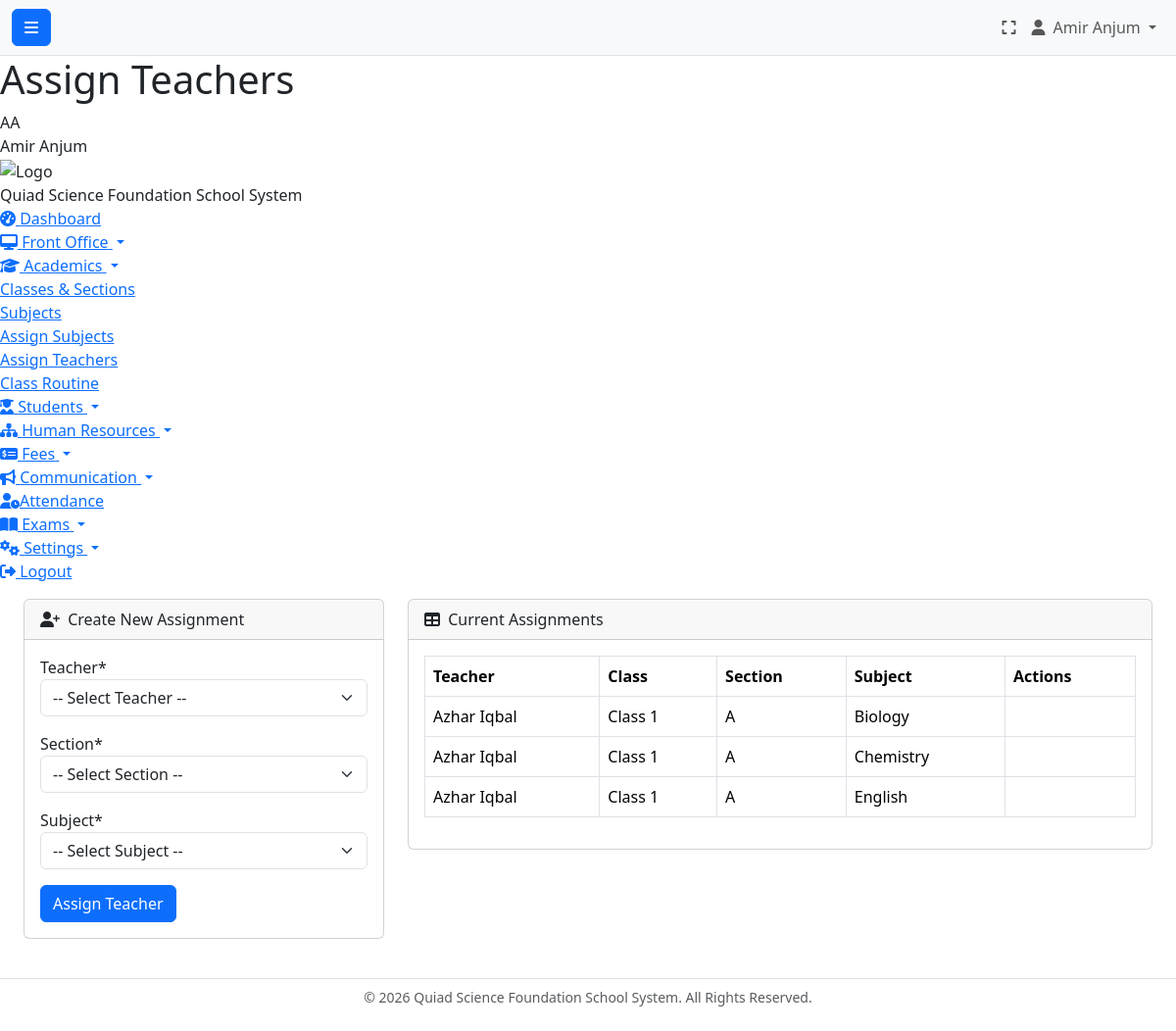
Screenshot of /branchadmin/academics/assign_teachers.php (signed in) with the database file from the repository.
### tables this page shows
CREATE TABLE `teacher_assignments` (
  `id` int(11) NOT NULL,
  `branch_id` int(11) NOT NULL,
  `teacher_id` int(11) NOT NULL,
  `section_id` int(11) NOT NULL,
  `subject_id` int(11) NOT NULL
);

CREATE TABLE `users` (
  `id` int(11) NOT NULL,
  `branch_id` int(11) DEFAULT NULL,
  `username` varchar(50) NOT NULL,
  `email` varchar(100) NOT NULL,
  `password` varchar(255) NOT NULL,
  `full_name` varchar(100) NOT NULL,
  `role` enum('superadmin','branchadmin','teacher','student','parent') NOT NULL,
  `status` enum('active','inactive','suspended') NOT NULL DEFAULT 'active',
  `password_reset_token` varchar(255) DEFAULT NULL,
  `password_reset_expires` datetime DEFAULT NULL,
  `last_login` timestamp NULL DEFAULT NULL,
  `created_at` timestamp NOT NULL DEFAULT current_timestamp(),
  `updated_at` timestamp NOT NULL DEFAULT current_timestamp() ON UPDATE current_timestamp()
);

CREATE TABLE `classes` (
  `id` int(11) NOT NULL,
  `branch_id` int(11) NOT NULL,
  `name` varchar(100) NOT NULL COMMENT 'e.g., Grade 1, Class X',
  `numeric_name` int(11) DEFAULT NULL COMMENT 'e.g., 1, 10 for sorting'
);

CREATE TABLE `sections` (
  `id` int(11) NOT NULL,
  `class_id` int(11) NOT NULL,
  `branch_id` int(11) NOT NULL,
  `name` varchar(50) NOT NULL COMMENT 'e.g., A, B, Blue, Green',
  `capacity` int(11) DEFAULT NULL
);

CREATE TABLE `subjects` (
  `id` int(11) NOT NULL,
  `branch_id` int(11) NOT NULL,
  `name` varchar(100) NOT NULL,
  `code` varchar(20) DEFAULT NULL,
  `type` enum('theory','practical','optional','mandatory') NOT NULL DEFAULT 'mandatory'
);

### branchadmin/academics/assign_teachers.php (the view, shortened to what this page needs)
<?php
$page_title = "Assign Teachers";
require_once '../../config.php';
$branch_id = $_SESSION['branch_id'];
$stmt_assignments = $db->prepare("
    SELECT ta.id, u.full_name as teacher_name, sub.name as subject_name, sec.name as section_name, c.name as class_name
    FROM teacher_assignments ta
    JOIN users u ON ta.teacher_id = u.id
    JOIN subjects sub ON ta.subject_id = sub.id
    JOIN sections sec ON ta.section_id = sec.id
    JOIN classes c ON sec.class_id = c.id
    WHERE ta.branch_id = ?
    ORDER BY u.full_name, c.name, sec.name, sub.name
");
$stmt_assignments->execute([$branch_id]);
$assignments = $stmt_assignments->fetchAll();
require_once '../../header.php';
?>
<?php require_once ROOT_PATH . '/sidebar_branchadmin.php'; ?>
<?php require_once ROOT_PATH . '/navbar.php'; ?>
<div class="container-fluid px-4">
    <div class="row">
        <div class="col-md-4">
            <div class="card mb-4">
                <div class="card-header"><i class="fas fa-user-plus me-1"></i> Create New Assignment</div>
                <div class="card-body">
                    <form action="" method="POST">
                        <div class="mb-3"><label>Teacher*</label>
                            <select name="teacher_id" class="form-select" required>
                                <option value="">-- Select Teacher --</option>
                            </select>
                        </div>
                        <div class="mb-3"><label>Section*</label>
                            <select name="section_id" class="form-select" required>
                                <option value="">-- Select Section --</option>
                            </select>
                        </div>
                        <div class="mb-3"><label>Subject*</label>
                            <select name="subject_id" class="form-select" required>
                                <option value="">-- Select Subject --</option>
                            </select>
                        </div>
                        <button type="submit" name="assign_teacher" class="btn btn-primary">Assign Teacher</button>
                    </form>
                </div>
            </div>
        </div>
        <div class="col-md-8">
            <div class="card mb-4">
                <div class="card-header"><i class="fas fa-table me-1"></i> Current Assignments</div>
                <div class="card-body">
                    <div class="table-responsive">
                        <table class="table table-bordered">
                            <thead><tr><th>Teacher</th><th>Class</th><th>Section</th><th>Subject</th><th>Actions</th></tr></thead>
                            <tbody>
                                <?php foreach ($assignments as $assignment): ?>
                                <tr><td><?php echo htmlspecialchars($assignment['teacher_name']); ?></td><td><?php echo htmlspecialchars($assignment['class_name']); ?></td><td><?php echo htmlspecialchars($assignment['section_name']); ?></td><td><?php echo htmlspecialchars($assignment['subject_name']); ?></td><td></td></tr>
                                <?php endforeach; ?>
                            </tbody>
                        </table>
                    </div>
                </div>
            </div>
        </div>
    </div>
</div>
<?php require_once '../../footer.php'; ?>

### header.php (shortened to what this page needs)
<!DOCTYPE html>
<html lang="en">
<head>
    <link href="https://cdn.jsdelivr.net/npm/bootstrap@5.3.2/dist/css/bootstrap.min.css" rel="stylesheet">
    <link rel="stylesheet" href="https://cdnjs.cloudflare.com/ajax/libs/font-awesome/6.4.2/css/all.min.css">
    <link rel="stylesheet" href="<?php echo BASE_URL; ?>/assets/css/style.css">
</head>
<body>
<div id="wrapper">
    <div class="main-content" id="mainContent">
        <?php require_once 'navbar.php'; ?>
        <?php require_once 'content-header.php'; ?>
        <div class="page-content-inner">

### navbar.php (shortened to what this page needs)
<nav class="navbar navbar-expand-lg navbar-light bg-light border-bottom">
    <div class="container-fluid">
        <button class="btn btn-primary me-2" id="sidebarToggle"><i class="fas fa-bars"></i></button>
        <div class="collapse navbar-collapse" id="navbarSupportedContent">
            <ul class="navbar-nav ms-auto mt-2 mt-lg-0">
                <li class="nav-item">
                    <a class="nav-link" href="#" id="fullscreen-btn" title="Toggle Fullscreen">
                        <i class="fas fa-expand"></i>
                    </a>
                </li>
                <li class="nav-item dropdown">
                    <a class="nav-link dropdown-toggle" href="#" id="navbarDropdown" role="button" data-bs-toggle="dropdown" aria-haspopup="true" aria-expanded="false">
                        <i class="fas fa-user me-2"></i><?php echo htmlspecialchars($_SESSION['full_name']); ?>
                    </a>
                </li>
            </ul>
        </div>
    </div>
</nav>

### content-header.php
<?php
function get_user_initials($name) {
    $words = explode(" ", $name);
    $initials = "";
    if (count($words) >= 2) {
        $initials .= strtoupper(substr($words[0], 0, 1));
        $initials .= strtoupper(substr(end($words), 0, 1));
    } else {
        $initials .= strtoupper(substr($name, 0, 2));
    }
    return $initials;
}
?>
<div class="content-header">
    <h1 class="page-title"><?php echo $page_title ?? 'Dashboard'; ?></h1>
    <div class="user-info">
        <div class="user-avatar"><?php echo get_user_initials($_SESSION['full_name']); ?></div>
        <span><?php echo htmlspecialchars($_SESSION['full_name']); ?></span>
    </div>
</div>

### sidebar_branchadmin.php (shortened to what this page needs)
<?php
$current_page = basename($_SERVER['PHP_SELF']);
$current_dir = basename(dirname($_SERVER['PHP_SELF']));
$is_active = function($dirs) use ($current_dir) {
    return in_array($current_dir, (array)$dirs) ? 'active' : '';
};
$is_open = function($dirs) use ($current_dir) {
    return in_array($current_dir, (array)$dirs) ? 'show' : '';
};
?>
<div class="sidebar" id="sidebar">
    <div class="sidebar-heading">
        <div class="logo-container">
            <div class="logo">
                <?php if (SITE_LOGO && file_exists(ROOT_PATH . '/' . SITE_LOGO)): ?>
                    <img src="<?php echo BASE_URL . '/' . SITE_LOGO; ?>" alt="Logo" style="height: 25px; width: auto;">
                <?php else: ?>
                    <i class="fas fa-school"></i>
                <?php endif; ?>
            </div>
            <div class="school-name"><?php echo SITE_NAME; ?></div>
        </div>
    </div>
    <ul class="list-unstyled sidebar-nav">
        <li class="sidebar-item">
            <a href="<?php echo BASE_URL; ?>/branchadmin/dashboard.php" class="sidebar-link <?php echo ($current_page == 'dashboard.php' && $current_dir == 'branchadmin') ? 'active' : ''; ?>">
                <i class="fas fa-tachometer-alt"></i>
                <span class="link-text">Dashboard</span>
            </a>
        </li>
        <li class="sidebar-item">
            <a href="#frontoffice-submenu" data-bs-toggle="collapse" class="sidebar-link dropdown-toggle <?php echo $is_active('frontoffice'); ?>">
                <i class="fas fa-desktop"></i>
                <span class="link-text">Front Office</span>
            </a>
        </li>
        <li class="sidebar-item">
            <a href="#academics-submenu" data-bs-toggle="collapse" class="sidebar-link dropdown-toggle <?php echo $is_active('academics'); ?>">
                <i class="fas fa-graduation-cap"></i>
                <span class="link-text">Academics</span>
            </a>
            <ul id="academics-submenu" class="collapse list-unstyled sidebar-submenu <?php echo $is_open('academics'); ?>">
                <li><a href="<?php echo BASE_URL; ?>/branchadmin/academics/manage_classes.php" class="sidebar-link <?php echo in_array($current_page, ['manage_classes.php', 'manage_sections.php']) ? 'active' : ''; ?>"><span class="link-text">Classes & Sections</span></a></li>
                <li><a href="<?php echo BASE_URL; ?>/branchadmin/academics/manage_subjects.php" class="sidebar-link <?php echo ($current_page == 'manage_subjects.php') ? 'active' : ''; ?>"><span class="link-text">Subjects</span></a></li>
                <li><a href="<?php echo BASE_URL; ?>/branchadmin/academics/assign_subjects.php" class="sidebar-link <?php echo ($current_page == 'assign_subjects.php') ? 'active' : ''; ?>"><span class="link-text">Assign Subjects</span></a></li>
                <li><a href="<?php echo BASE_URL; ?>/branchadmin/academics/assign_teachers.php" class="sidebar-link <?php echo ($current_page == 'assign_teachers.php') ? 'active' : ''; ?>"><span class="link-text">Assign Teachers</span></a></li>
                <li><a href="<?php echo BASE_URL; ?>/branchadmin/academics/class_routine.php" class="sidebar-link <?php echo ($current_page == 'class_routine.php') ? 'active' : ''; ?>"><span class="link-text">Class Routine</span></a></li>
            </ul>
        </li>
        <li class="sidebar-item">
            <a href="#students-submenu" data-bs-toggle="collapse" class="sidebar-link dropdown-toggle <?php echo $is_active('students'); ?>">
                <i class="fas fa-user-graduate"></i>
                <span class="link-text">Students</span>
            </a>
        </li>
        <li class="sidebar-item">
            <a href="#hr-submenu" data-bs-toggle="collapse" class="sidebar-link dropdown-toggle <?php echo $is_active('hr'); ?>">
                <i class="fas fa-sitemap"></i>
                <span class="link-text">Human Resources</span>
            </a>
        </li>
        <li class="sidebar-item">
            <a href="#fees-submenu" data-bs-toggle="collapse" class="sidebar-link dropdown-toggle <?php echo $is_active('fees'); ?>">
                <i class="fas fa-money-check-alt"></i>
                <span class="link-text">Fees</span>
            </a>
        </li>
        <li class="sidebar-item">
            <a href="#comm-submenu" data-bs-toggle="collapse" class="sidebar-link dropdown-toggle <?php echo $is_active('communications'); ?>">
                <i class="fas fa-bullhorn"></i>
                <span class="link-text">Communication</span>
            </a>
        </li>
        <li class="sidebar-item">
            <a href="#" class="sidebar-link"><i class="fas fa-user-clock"></i><span class="link-text">Attendance</span></a>
        </li>
        <li class="sidebar-item">
            <a href="#exams-submenu" data-bs-toggle="collapse" class="sidebar-link dropdown-toggle <?php echo $is_active('exams'); ?>">
                <i class="fas fa-book-open"></i>
                <span class="link-text">Exams</span>
            </a>
        </li>
        <li class="sidebar-item">
            <a href="#settings-submenu" data-bs-toggle="collapse" class="sidebar-link dropdown-toggle <?php echo $is_active('settings'); ?>">
                <i class="fas fa-cogs"></i>
                <span class="link-text">Settings</span>
            </a>
        </li>
        <li class="sidebar-item logout-section">
            <a href="<?php echo BASE_URL; ?>/auth/logout.php" class="sidebar-link logout">
                <i class="fas fa-sign-out-alt"></i>
                <span class="link-text">Logout</span>
            </a>
        </li>
    </ul>
</div>

### footer.php (shortened to what this page needs)
        </div>
    </div>
    </div>
    <footer class="py-2 my-3 border-top">
        <p class="text-center text-muted small mb-0">&copy; <?php echo date('Y'); ?> <?php echo SITE_NAME; ?>. All Rights Reserved.</p>
    </footer>
</body>
</html>

### rows the page displays
teacher_assignments: teacher.full_name "Azhar Iqbal", classes.name "Class 1", section.name "A", subject.name "Biology"
teacher_assignments: teacher.full_name "Azhar Iqbal", classes.name "Class 1", section.name "A", subject.name "Chemistry"
teacher_assignments: teacher.full_name "Azhar Iqbal", classes.name "Class 1", section.name "A", subject.name "English"

### other values shown
$_SESSION['full_name'] "Amir Anjum"
$page_title "Assign Teachers"
get_user_initials($_SESSION['full_name']) "AA"
SITE_NAME "Quiad Science Foundation School System"
